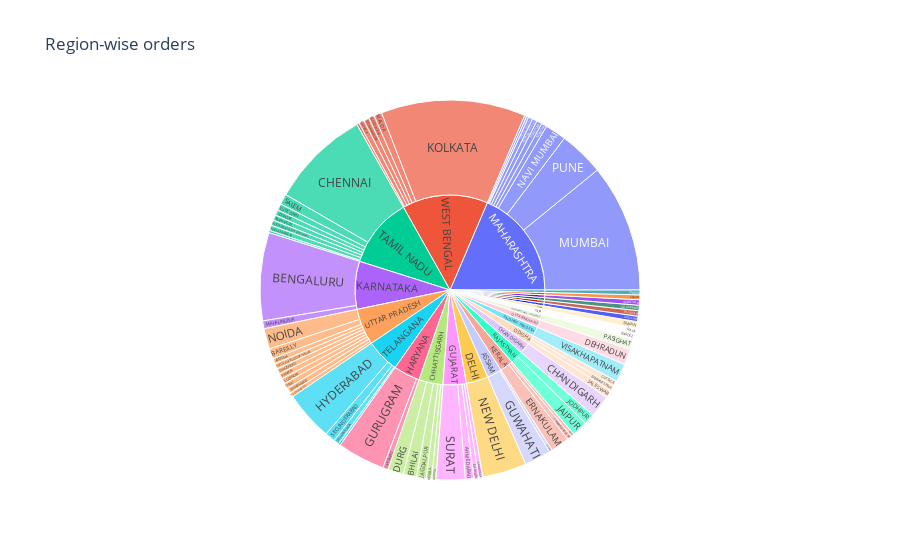

The notebook cell this image was saved under:
### Code cell
fig = px.sunburst(data_frame=df_places, path=['ship_state', 'ship_city'], values='item_total', title='Region-wise orders')
fig.show()

### Figure 1 — Plotly figure (JSON) as saved in the notebook; plotly's stock layout.template omitted (floating-point values rounded to 4 significant figures)
{"data": [{"branchvalues": "total", "domain": {"x": [0, 1], "y": [0, 1]}, "hovertemplate": "labels=%{label}<br>item_total=%{value}<br>parent=%{parent}<br>id=%{id}<extra></extra>", "ids": ["TRIPURA/AGARTALA", "GUJARAT/AHMEDABAD", "UTTAR PRADESH/ALLAHABAD", "UTTAR PRADESH/AMROHA", "MAHARASHTRA/BADLAPUR", "GOA/BARDEZ", "UTTAR PRADESH/BAREILLY", "KARNATAKA/BENGALURU", "CHHATTISGARH/BHILAI", "ODISHA/BHUBANESWAR", "WEST BENGAL/BIDHAN NAGAR", "GUJARAT/BILIMORA", "WEST BENGAL/BURDWAN", "CHANDIGARH/CHANDIGARH", "TAMIL NADU/CHENNAI", "TAMIL NADU/COONOOR", "ODISHA/CUTTACK", "UTTARAKHAND/DEHRADUN", "TELANGANA/DEVARAKONDA", "CHHATTISGARH/DURG", "KERALA/ERNAKULAM", "HARYANA/FARIDABAD", "UTTAR PRADESH/GAUTAM BUDDHA NAGAR", "UTTAR PRADESH/GHAZIABAD", "HARYANA/GURUGRAM", "ASSAM/GUWAHATI", "WEST BENGAL/HOWRAH", "TELANGANA/HYDERABAD", "MADHYA PRADESH/INDORE", "CHHATTISGARH/JAGDALPUR", "RAJASTHAN/JAIPUR", "PUNJAB/JALANDHAR", "ODISHA/JALESWAR", "JAMMU & KASHMIR/JAMMU", "RAJASTHAN/JODHPUR", "UTTAR PRADESH/KANPUR", "TAMIL NADU/KARAIKKUDI", "WEST BENGAL/KATWA", "TELANGANA/KODAD", "TAMIL NADU/KODAMBAKKAM CHENNAI", "WEST BENGAL/KOLKATA", "CHHATTISGARH/KORBA", "UTTAR PRADESH/LUCKNOW", "KARNATAKA/MAHALINGPUR", "WEST BENGAL/MALDA", "MAHARASHTRA/MANTHA", "MAHARASHTRA/MUMBAI", "MAHARASHTRA/MUMBAI 400 026", "MAHARASHTRA/NAVI MUMBAI", "DELHI/NEW DELHI", "UTTAR PRADESH/NOIDA", "UTTAR PRADESH/ORAI", "KERALA/PALAI", "ARUNACHAL PRADESH/PASIGHAT", "TAMIL NADU/POLLACHI", "MAHARASHTRA/PUNE", "MAHARASHTRA/PUNEPUNE", "MOHALI/PUNJAB", "GOA/RAIA", "CHHATTISGARH/RAIPUR", "UTTAR PRADESH/SAHARANPUR", "TAMIL NADU/SALEM", "TELANGANA/SECUNDERABAD", "ASSAM/SILCHAR", "BIHAR/SIWAN", "HIMACHAL PRADESH/SOLAN", "GUJARAT/SURAT", "KERALA/THAMARASSERY", "MAHARASHTRA/THANE", "MAHARASHTRA/THANE DISTRICT", "TAMIL NADU/THISAYANVILAI", "TAMIL NADU/TUTICORIN", "GUJARAT/VADODARA", "ANDHRA PRADESH/VISAKHAPATNAM", "ANDHRA PRADESH", "ARUNACHAL PRADESH", "ASSAM", "BIHAR", "CHANDIGARH", "CHHATTISGARH", "DELHI", "GOA", "GUJARAT", "HARYANA", "HIMACHAL PRADESH", "JAMMU & KASHMIR", "KARNATAKA", "KERALA", "MADHYA PRADESH", "MAHARASHTRA", "MOHALI", "ODISHA", "PUNJAB", "RAJASTHAN", "TAMIL NADU", "TELANGANA", "TRIPURA", "UTTAR PRADESH", "UTTARAKHAND", "WEST BENGAL"], "labels": ["AGARTALA", "AHMEDABAD", "ALLAHABAD", "AMROHA", "BADLAPUR", "BARDEZ", "BAREILLY", "BENGALURU", "BHILAI", "BHUBANESWAR", "BIDHAN NAGAR", "BILIMORA", "BURDWAN", "CHANDIGARH", "CHENNAI", "COONOOR", "CUTTACK", "DEHRADUN", "DEVARAKONDA", "DURG", "ERNAKULAM", "FARIDABAD", "GAUTAM BUDDHA NAGAR", "GHAZIABAD", "GURUGRAM", "GUWAHATI", "HOWRAH", "HYDERABAD", "INDORE", "JAGDALPUR", "JAIPUR", "JALANDHAR", "JALESWAR", "JAMMU", "JODHPUR", "KANPUR", "KARAIKKUDI", "KATWA", "KODAD", "KODAMBAKKAM CHENNAI", "KOLKATA", "KORBA", "LUCKNOW", "MAHALINGPUR", "MALDA", "MANTHA", "MUMBAI", "MUMBAI 400 026", "NAVI MUMBAI", "NEW DELHI", "NOIDA", "ORAI", "PALAI", "PASIGHAT", "POLLACHI", "PUNE", "PUNEPUNE", "PUNJAB", "RAIA", "RAIPUR", "SAHARANPUR", "SALEM", "SECUNDERABAD", "SILCHAR", "SIWAN", "SOLAN", "SURAT", "THAMARASSERY", "THANE", "THANE DISTRICT", "THISAYANVILAI", "TUTICORIN", "VADODARA", "VISAKHAPATNAM", "ANDHRA PRADESH", "ARUNACHAL PRADESH", "ASSAM", "BIHAR", "CHANDIGARH", "CHHATTISGARH", "DELHI", "GOA", "GUJARAT", "HARYANA", "HIMACHAL PRADESH", "JAMMU & KASHMIR", "KARNATAKA", "KERALA", "MADHYA PRADESH", "MAHARASHTRA", "MOHALI", "ODISHA", "PUNJAB", "RAJASTHAN", "TAMIL NADU", "TELANGANA", "TRIPURA", "UTTAR PRADESH", "UTTARAKHAND", "WEST BENGAL"], "name": "", "parents": ["TRIPURA", "GUJARAT", "UTTAR PRADESH", "UTTAR PRADESH", "MAHARASHTRA", "GOA", "UTTAR PRADESH", "KARNATAKA", "CHHATTISGARH", "ODISHA", "WEST BENGAL", "GUJARAT", "WEST BENGAL", "CHANDIGARH", "TAMIL NADU", "TAMIL NADU", "ODISHA", "UTTARAKHAND", "TELANGANA", "CHHATTISGARH", "KERALA", "HARYANA", "UTTAR PRADESH", "UTTAR PRADESH", "HARYANA", "ASSAM", "WEST BENGAL", "TELANGANA", "MADHYA PRADESH", "CHHATTISGARH", "RAJASTHAN", "PUNJAB", "ODISHA", "JAMMU & KASHMIR", "RAJASTHAN", "UTTAR PRADESH", "TAMIL NADU", "WEST BENGAL", "TELANGANA", "TAMIL NADU", "WEST BENGAL", "CHHATTISGARH", "UTTAR PRADESH", "KARNATAKA", "WEST BENGAL", "MAHARASHTRA", "MAHARASHTRA", "MAHARASHTRA", "MAHARASHTRA", "DELHI", "UTTAR PRADESH", "UTTAR PRADESH", "KERALA", "ARUNACHAL PRADESH", "TAMIL NADU", "MAHARASHTRA", "MAHARASHTRA", "MOHALI", "GOA", "CHHATTISGARH", "UTTAR PRADESH", "TAMIL NADU", "TELANGANA", "ASSAM", "BIHAR", "HIMACHAL PRADESH", "GUJARAT", "KERALA", "MAHARASHTRA", "MAHARASHTRA", "TAMIL NADU", "TAMIL NADU", "GUJARAT", "ANDHRA PRADESH", "", "", "", "", "", "", "", "", "", "", "", "", "", "", "", "", "", "", "", "", "", "", "", "", "", ""], "type": "sunburst", "values": [449, 699, 349, 449, 175, 449, 848, 7285, 1099, 449, 449, 399, 475, 1822, 8240, 449, 449, 1299, 449, 1299, 1548, 449, 449, 449, 3941, 2197, 200, 4091, 449, 798, 1299, 449, 649, 399, 898, 449, 449, 449, 175, 449, 11962, 449, 449, 649, 649, 449, 10577, 399, 1748, 3642, 1698, 449, 250, 898, 175, 3743, 449, 449, 449, 349, 449, 874, 848, 250, 549, 399, 2398, 399, 175, 349, 449, 549, 349, 1523, 1523, 898, 2447, 549, 1822, 3994, 3642, 898, 3845, 4390, 399, 399, 7934, 2197, 449, 18064, 449, 1547, 449, 2197, 11634, 5563, 449, 6038, 1299, 14184]}], "layout": {"legend": {"tracegroupgap": 0}, "title": {"text": "Region-wise orders"}}}
